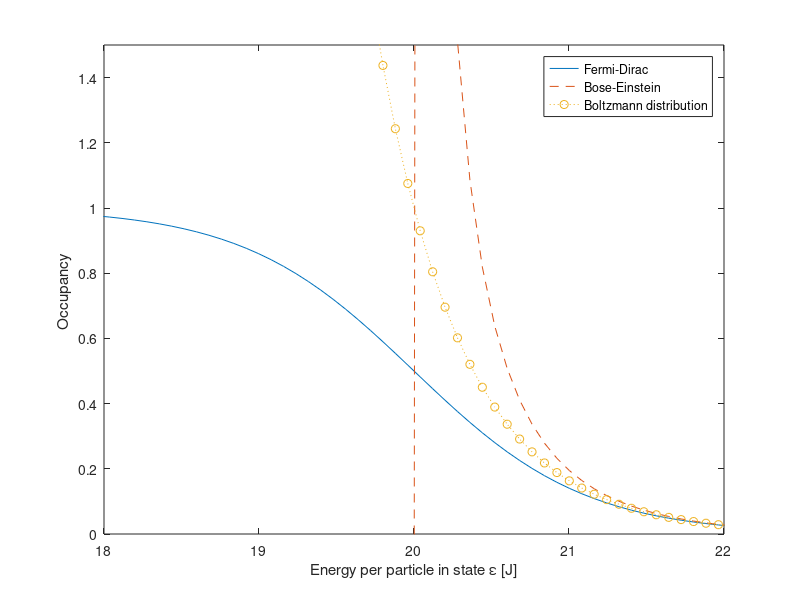

The MATLAB script that drew this image:
%% problem 1c
k = 1.381*10^(-23);             % Boltzmann constant [J/K]
T = 4*10^(22);                  % Temperature [K]
mu = 20;                        % Chemical potential [J]
epsilon = linspace(0,2*mu,500); % Energy per particle in state [J]

FD = 1./(exp((epsilon-mu)./(k.*T)) + 1);  % Fermi-Dirac
BED = 1./(exp((epsilon-mu)./(k.*T)) - 1); % Bose-Einstein
BD = exp(-(epsilon-mu)./(k.*T));          % Boltzmann distribution

plot(epsilon,FD)
hold on
plot(epsilon,BED,'--')
plot(epsilon,BD,':o')
ylim([0 1.5])
xlim([0.9*mu 1.1*mu])
legend('Fermi-Dirac','Bose-Einstein','Boltzmann distribution')
xlabel('Energy per particle in state \epsilon [J]')
ylabel('Occupancy ')

%% problem 6
k = 1.381*10^(-23); % Boltzmann constant [J/K]
h = 6.626*10^(-34); % planck constant [Js]
T = 300;            % Temperature [K]
f = 4.8*10^(13);    % frequency [Hz]

Z(1) = exp(-(1/2*h*f)/(k*T))
